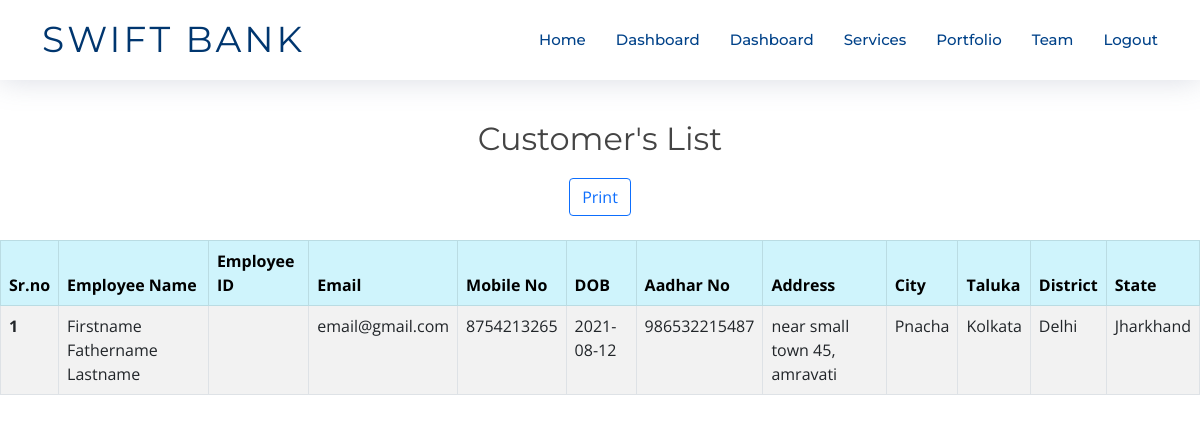
Screenshot of /manager/customer-list.php (signed in) with the database file from the repository.
### tables this page shows
CREATE TABLE `customerdata` (
  `ID` int(5) NOT NULL,
  `first_name` varchar(30) NOT NULL,
  `father_name` varchar(30) NOT NULL,
  `last_name` varchar(30) NOT NULL,
  `email_address` varchar(30) NOT NULL,
  `mobile_no` varchar(30) NOT NULL,
  `account_no` varchar(30) NOT NULL,
  `aadhar_no` varchar(30) NOT NULL,
  `address` varchar(100) NOT NULL,
  `city` varchar(30) NOT NULL,
  `taluka` varchar(30) NOT NULL,
  `district` varchar(30) NOT NULL,
  `state` varchar(30) NOT NULL,
  `dob` varchar(20) NOT NULL,
  `balance` varchar(50) NOT NULL,
  `pincode` varchar(10) NOT NULL,
  `gender` varchar(10) NOT NULL,
  `timestamp` date NOT NULL
);

### manager/customer-list.php (the view, shortened to what this page needs)
<!DOCTYPE html>
<html lang="en">
<head>
  <link href="../assets/vendor/aos/aos.css" rel="stylesheet">
  <link href="../assets/vendor/bootstrap/css/bootstrap.min.css" rel="stylesheet">
  <link href="../assets/vendor/bootstrap-icons/bootstrap-icons.css" rel="stylesheet">
  <link href="../assets/vendor/glightbox/css/glightbox.min.css" rel="stylesheet">
  <link href="../assets/vendor/swiper/swiper-bundle.min.css" rel="stylesheet">
  <link href="../assets/css/style.css" rel="stylesheet">
</head>
<body>
    <header id="header" class="fixed-top d-flex align-items-center">
      <div class="container d-flex justify-content-between">
        <div class="logo">
           <h1><a href="../index.php">SWIFT BANK</a></h1>
        </div>
        <nav id="navbar" class="navbar">
          <ul>
          <li><a class="nav-link scrollto " href="../index.php">Home</a></li>
          <?php
                if (isset($_SESSION['managername'])) {
            ?>
                 <li><a class="nav-link scrollto" href="manager-dashboard.php">Dashboard</a></li>
            <?php
                }
            ?>
          <?php
            if (isset($_SESSION['empfname'])) {
          ?>
             <li><a class="nav-link scrollto" href="../employee/employee-dashboard.php">Dashboard</a></li>
          <?php
            }
          ?>
            <li><a class="nav-link scrollto" href="../index.php#services">Services</a></li>
            <li><a class="nav-link scrollto " href="../index.php#portfolio">Portfolio</a></li>
            <li><a class="nav-link scrollto" href="../index.php#team">Team</a></li>
            <li><a class="nav-link scrollto" href="../backend/logout.php">Logout</a></li>
          </ul>
        </nav>
      </div>
    </header>
    <div class="row " style="margin-top:10%;">
      <center><h2>Customer's List</h2></center>
      <div class="input-group justify-content-center">
        <button class="btn btn-outline-primary" type="button" onclick="printDiv('PrintData')" > Print</button>
      </div>
        <div class="col-sm-12" id="PrintData">
                <table class="table table-striped table-bordered">
                        <thead class="table-info">
                          <tr>
                            <th scope="col">Sr.no</th>
                            <th scope="col">Employee Name</th>
                            <th scope="col">Employee ID</th>
                            <th scope="col">Email</th>
                            <th scope="col">Mobile No</th>
                            <th scope="col">DOB</th>
                            <th scope="col">Aadhar No</th>
                            <th scope="col">Address</th>
                            <th scope="col">City</th>
                            <th scope="col">Taluka</th>
                            <th scope="col">District</th>
                            <th scope="col">State</th>
                          </tr>
                        </thead>
                        <tbody>
                <?php
                require("../backend/connection.php");
                $query = "SELECT * FROM customerdata";
                $result=mysqli_query($conn,$query);
                $i=1;
                while ($row = mysqli_fetch_assoc($result)) {
                    ?>
                      <tr>
                        <th scope="row"><?php echo $i++ ;  ?></th>
                        <td><?php echo "$row[first_name] $row[father_name] $row[last_name]" ?></td>
                        <td><?php echo "$row[emp_id]" ?></td>
                        <td><?php echo "$row[email_address]" ?></td>
                        <td><?php echo "$row[mobile_no]" ?></td>
                        <td><?php echo "$row[dob]" ?></td>
                        <td><?php echo "$row[aadhar_no]" ?></td>
                        <td><?php echo "$row[address]" ?></td>
                        <td><?php echo "$row[city]" ?></td>
                        <td><?php echo "$row[taluka]" ?></td>
                        <td><?php echo "$row[district]" ?></td>
                        <td><?php echo "$row[state]" ?></td>
                      </tr><br>
                  <?php
                }
                ?>
                </tbody>
                  </table>
        </div>
    </div>
</body>
</html>

### assets/css/style.css (style rules this page uses)
body { background: #fff; color: #444; font-family: "Open Sans", sans-serif; }
a { color: #007bff; text-decoration: none; transition: 0.5s; }
h1, h2, h3, h4, h5, h6 { font-family: "Montserrat", sans-serif; font-weight: 400; margin: 0 0 20px 0; padding: 0; }
#header { height: 80px; z-index: 997; transition: all 0.5s; background: #fff; box-shadow: 0px 0px 30px rgba(127, 137, 161, 0.3); }
#header .logo h1 { font-size: 36px; margin: 0; padding: 0; font-weight: 400; letter-spacing: 3px; text-transform: uppercase; }
#header .logo h1 a, #header .logo h1 a:hover { color: #00366f; text-decoration: none; }
.navbar { padding: 0; }
.navbar ul { margin: 0; padding: 0; display: flex; list-style: none; align-items: center; }
.navbar li { position: relative; }
.navbar a { display: flex; align-items: center; justify-content: space-between; padding: 10px 0 10px 30px; font-family: "Montserrat", sans-serif; font-size: 15px; color: #004289; font-weight: 500; white-space: nowrap; transition: 0.3s; }

### rows the page displays
customerdata: first_name "Firstname", father_name "Fathername", last_name "Lastname", email_address "email@gmail.com", mobile_no "8754213265", dob "2021-08-12", aadhar_no "986532215487", address "near small town 45, amravati", city "Pnacha", taluka "Kolkata", district "Delhi", state "Jharkhand"
